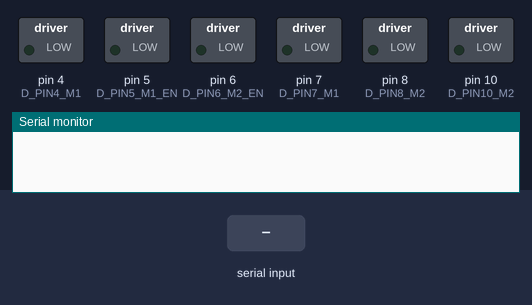
This sketch was run on a simulated Arduino Uno, built with avr-gcc and run on an emulated ATmega328P. On the bench: switched loads named in the sketch (green lamp = pin HIGH), the last lines printed to the serial monitor. Inputs (shaded band) come from the test bench.

Above: at 1.2 s.
1.3 s: "1" received over Serial
At 2.4 s:
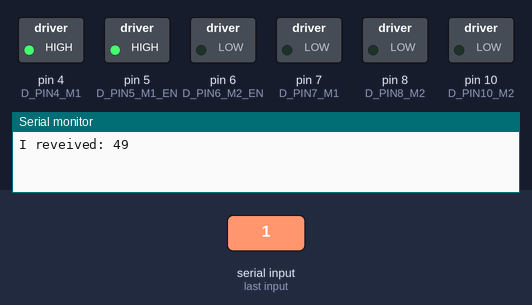
2.8 s: byte 51 (51) received over Serial
At 3.5 s:
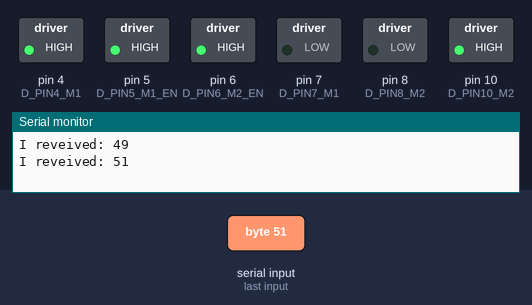
4.3 s: byte 56 (56) received over Serial
At 4.7 s:
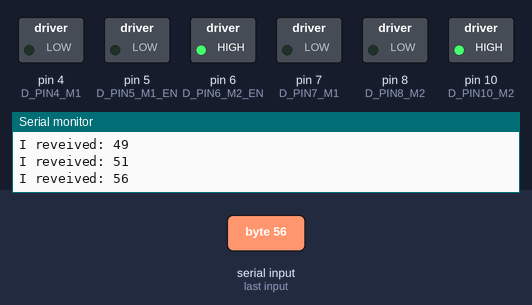
5.8 s: byte 53 (53) received over Serial
At 7.0 s:
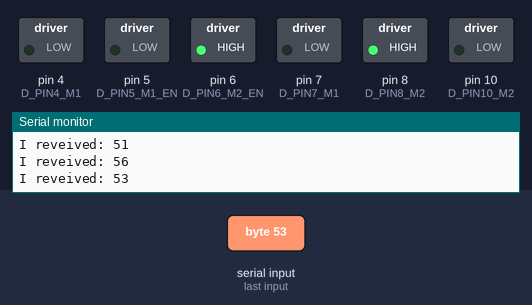
7.3 s: "2" received over Serial
At 8.2 s:
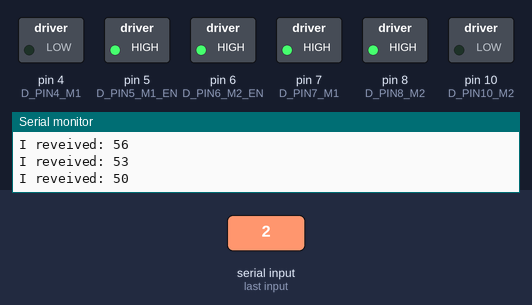
8.8 s: byte 52 (52) received over Serial
At 9.3 s:
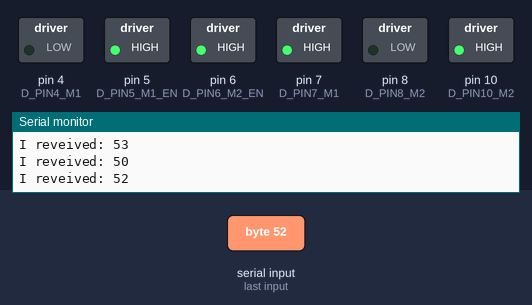
Timing chart, 0 to 11.3 s (numbered marks = the images above; inputs shaded):
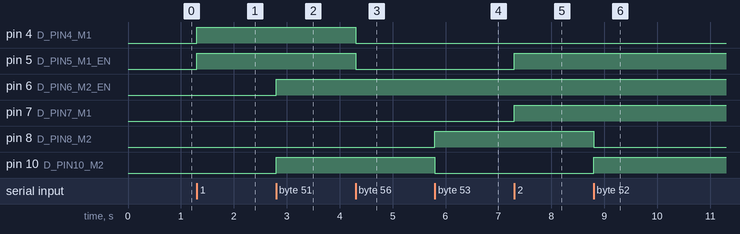

The sketch:

Arduino_Pwm_Motor_Control_1.ino
```cpp
//Motor1(forward & backware) enable signal
#define D_PIN5_M1_EN  5

//Motor2(forward & backward) enable signal
#define D_PIN6_M2_EN  6

// forward(4) &  backward(7)
#define D_PIN4_M1  4
#define D_PIN7_M1  7

// left(8) & right(10)
#define D_PIN8_M2  8
#define D_PIN10_M2  10

// Test Pin
#define D_PIN5 5
int order = 0;
int velocity = 0;
int32_t frequency = 33000;

// RC car default speed
int speed = 120;


void setup() {
  // put your setup code here, to run once:
  Serial.begin(115200);
  while (! Serial);

  // Arduino timer frequency change
  TCCR0B = TCCR0B & B11111000 | B00000001;

  // Function to determine to how to use the pin
  pinMode(D_PIN5_M1_EN, OUTPUT);
  pinMode(D_PIN6_M2_EN, OUTPUT);

  pinMode(D_PIN4_M1, OUTPUT);
  pinMode(D_PIN7_M1, OUTPUT);

  pinMode(D_PIN8_M2, OUTPUT);
  pinMode(D_PIN10_M2, OUTPUT);

}

void loop() {
  // put your main code here, to run repeatedly:

  if (Serial.available())
  {
    order = Serial.read();

	// without Enter(\n)
    Serial.print("I reveived: ");
	// with Enter(\n)
    Serial.println(order, DEC);

	// 스마트폰에서 120에서 200 사이 값을 전달 받으면 그 값은 속도 기본 값
    if((order > 119) && (order < 201))
    {
      Serial.print("velocity : ");
      Serial.println(order, DEC);
      velocity = order;
    }

	// 속도를 4 단계로 나눔
    if (order || 97 || 98 || 99 || 100)
    {
      if (order == 97)
      {
        velocity = speed;
      }
      else if (order == 98)
      {
        velocity = speed + 15;
      }
      else if (order == 99)
      {
        velocity = speed + 30;
      }
      else if (order == 100)
      {
        velocity = speed + 50;
      }
      else {}
    }

    if (order == 49) //Go 1
    {
      //Serial.print("Order : ");
      //Serial.println(order, DEC);
      //analogWrite(D_PIN5_M1_EN, velocity);
      digitalWrite(D_PIN5_M1_EN, HIGH);
      digitalWrite(D_PIN4_M1, HIGH);
      digitalWrite(D_PIN7_M1, LOW);
    }
    else if (order == 50) // Back 2
    {
      //Serial.print("Order : ");
      //Serial.println(order, DEC);
      //analogWrite(D_PIN5_M1_EN, velocity);
      digitalWrite(D_PIN5_M1_EN, HIGH);
      digitalWrite(D_PIN4_M1, LOW);
      digitalWrite(D_PIN7_M1, HIGH);
    }
    else if (order == 56) // GBStop 8
    {
      //Serial.print("Order : ");
      //Serial.println(order, DEC);
      digitalWrite(D_PIN5_M1_EN, LOW);
      digitalWrite(D_PIN4_M1, LOW);
      digitalWrite(D_PIN7_M1, LOW);
    }
    else {}

    if (order == 51) // LLeft 3
    {
      //Serial.print("Order : ");
      //Serial.println(order, DEC);
      //analogWrite(D_PIN6_M2_EN, 130);
      digitalWrite(D_PIN6_M2_EN, HIGH);
      digitalWrite(D_PIN8_M2, LOW);
      digitalWrite(D_PIN10_M2, HIGH);

    }
    else if (order == 52) // HLeft 4
    {
      //Serial.print("Order : ");
      //Serial.println(order, DEC);
      //analogWrite(D_PIN6_M2_EN, 255);
      digitalWrite(D_PIN6_M2_EN, HIGH);
      digitalWrite(D_PIN8_M2, LOW);
      digitalWrite(D_PIN10_M2, HIGH);
    }
    else if (order == 53) // LRight 5
    {
      //Serial.print("Order : ");
      //Serial.println(order, DEC);
      //analogWrite(D_PIN6_M2_EN, 130);
      digitalWrite(D_PIN6_M2_EN, HIGH);
      digitalWrite(D_PIN8_M2, HIGH);
      digitalWrite(D_PIN10_M2, LOW);
    }
    else if (order == 54) // HRight 6
    {
      //Serial.print("Order : ");
      //Serial.println(order, DEC);
      //analogWrite(D_PIN6_M2_EN, 255);
      digitalWrite(D_PIN6_M2_EN, HIGH);
      digitalWrite(D_PIN8_M2, HIGH);
      digitalWrite(D_PIN10_M2, LOW);
    }
    else if (order == 55) // LRStop 7
    {
      //Serial.print("Order : ");
      //Serial.println(order, DEC);
      digitalWrite(D_PIN6_M2_EN, LOW);
      digitalWrite(D_PIN8_M2, LOW);
      digitalWrite(D_PIN10_M2, LOW);
    }
    else {}

  }


}
```

Measured:
- after the input at 1.3 s, pin 4 (D_PIN4_M1), pin 5 (D_PIN5_M1_EN): LOW → HIGH at once
- after the input at 2.8 s, pin 6 (D_PIN6_M2_EN), pin 10 (D_PIN10_M2): LOW → HIGH at once
- after the input at 4.3 s, pin 4 (D_PIN4_M1), pin 5 (D_PIN5_M1_EN): HIGH → LOW at once
- after the input at 5.8 s, pin 8 (D_PIN8_M2): LOW → HIGH at once; pin 10 (D_PIN10_M2): HIGH → LOW at once
- after the input at 7.3 s, pin 5 (D_PIN5_M1_EN), pin 7 (D_PIN7_M1): LOW → HIGH at once
- after the input at 8.8 s, pin 8 (D_PIN8_M2): HIGH → LOW at once; pin 10 (D_PIN10_M2): LOW → HIGH at once
